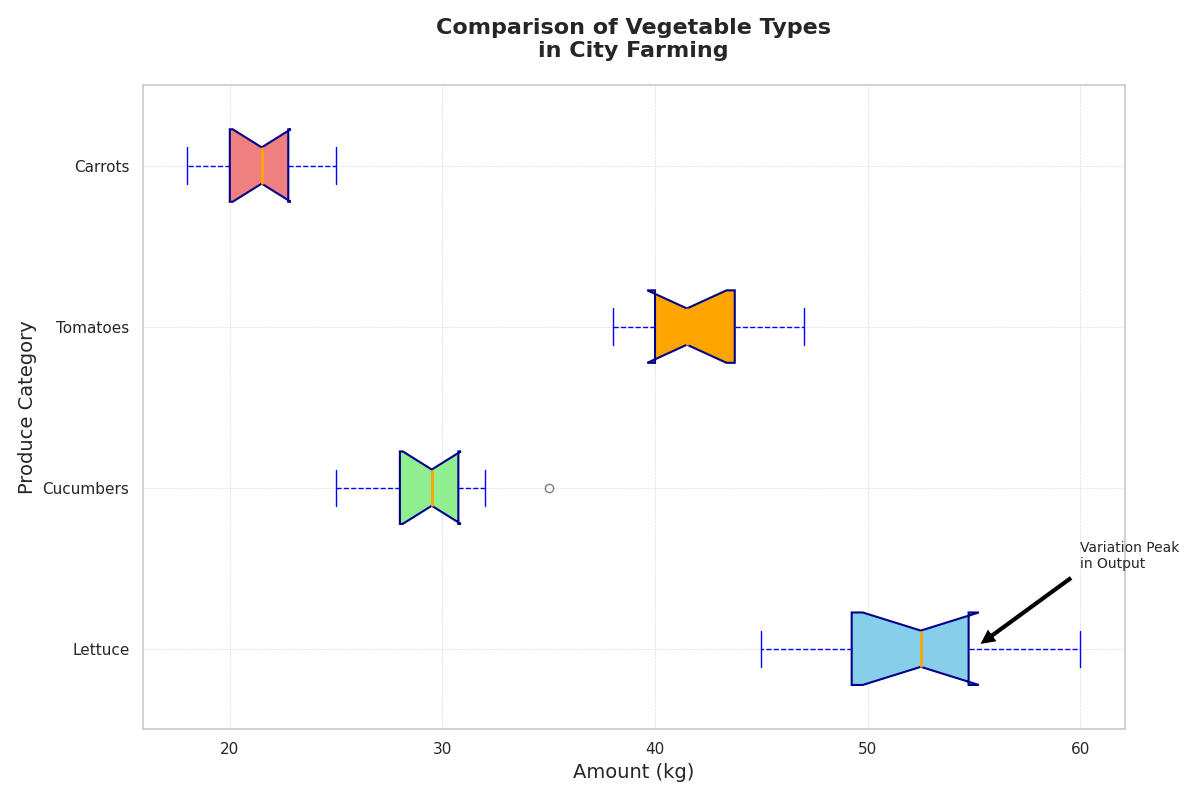

Source code (Python):
import matplotlib.pyplot as plt
import numpy as np

# Yield data for different vegetables in urban garden plots
tomatoes_yield = [45, 50, 55, 47, 52, 60, 58, 54, 49, 53]
lettuce_yield = [30, 28, 32, 25, 31, 29, 27, 30, 28, 35]
carrots_yield = [40, 42, 45, 38, 47, 44, 39, 41, 43, 40]
cucumbers_yield = [20, 22, 19, 23, 21, 18, 24, 22, 20, 25]

# Combine data for plotting
data = [tomatoes_yield, lettuce_yield, carrots_yield, cucumbers_yield]

# Initialize the figure and axis
fig, ax = plt.subplots(figsize=(12, 8))

# Create a horizontal box plot with permuted labels
box = ax.boxplot(data, vert=False, patch_artist=True,
                 labels=["Lettuce", "Cucumbers", "Tomatoes", "Carrots"], 
                 flierprops=dict(marker='o', color='red', alpha=0.5),
                 boxprops=dict(color='darkblue', linewidth=1.5),
                 whiskerprops=dict(color='blue', linestyle='--'),
                 capprops=dict(color='blue'),
                 medianprops=dict(color='orange', linewidth=2),
                 notch=True)

# Set colors for each box
colors = ['skyblue', 'lightgreen', 'orange', 'lightcoral']
for patch, color in zip(box['boxes'], colors):
    patch.set_facecolor(color)

# Add grid for better readability
ax.grid(True, which='both', linestyle='--', linewidth=0.5, alpha=0.7)

# Shuffle titles and axis labels
ax.set_title("Comparison of Vegetable Types\nin City Farming", fontsize=16, weight='bold', pad=20)
ax.set_xlabel("Amount (kg)", fontsize=14)
ax.set_ylabel("Produce Category", fontsize=14)

# Annotate the key area of highest variability
ax.annotate('Variation Peak\nin Output', xy=(55, 1), xytext=(60, 1.5),
            arrowprops=dict(facecolor='black', shrink=0.05), fontsize=10)

# Adjust layout
plt.tight_layout()

# Show the plot
plt.show()
